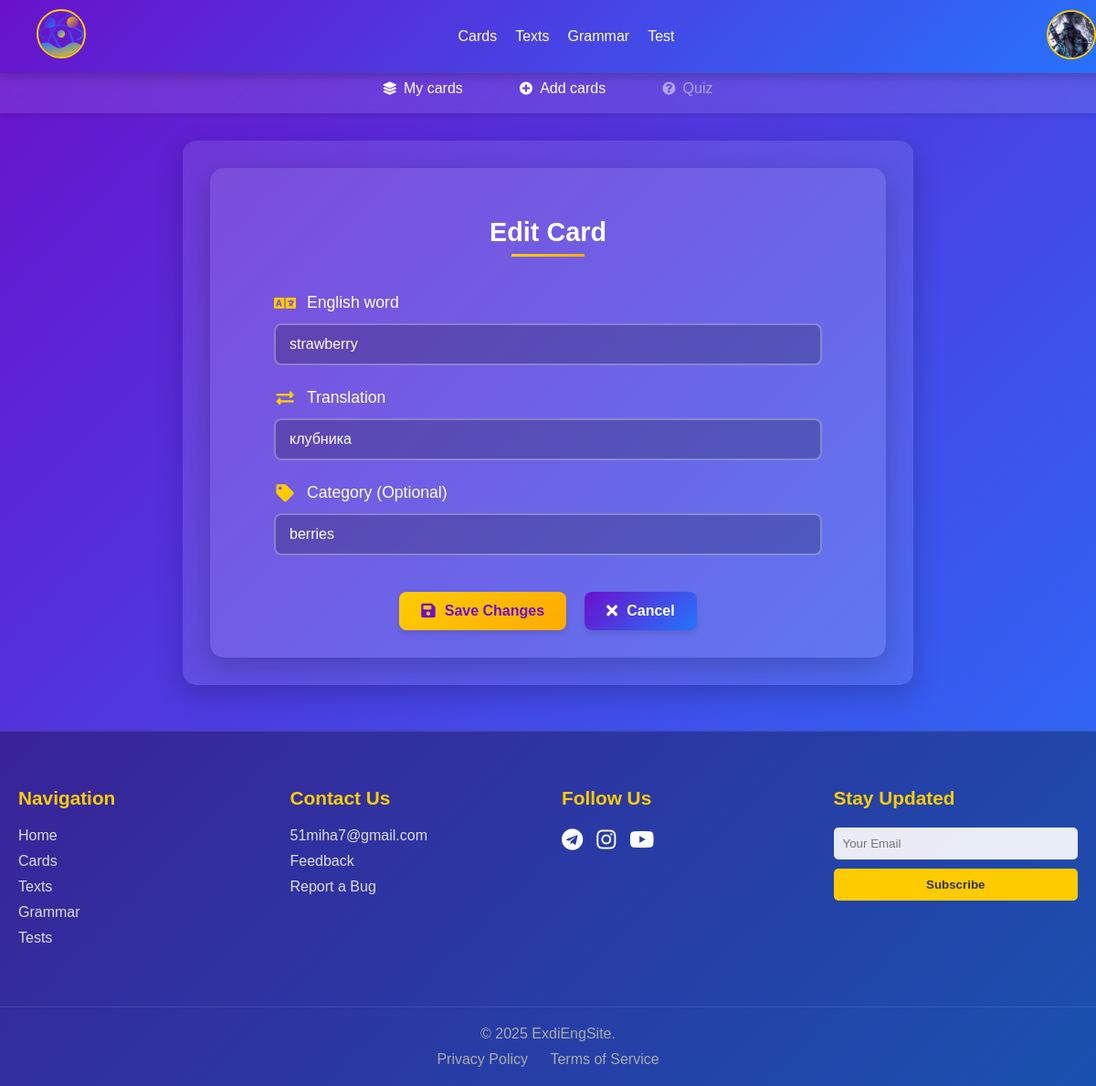
The page /cards/edit-card/38/ (signed in) on the database its author committed.
### mainpage/models.py (models this page shows, shortened)
class CustomUser(AbstractBaseUser, PermissionsMixin):
    username: models.CharField = models.CharField(
        max_length=150,
        unique=True,
        db_index=True,
        null=False
    )
    email: models.EmailField = models.EmailField(
        unique=True,
        null=False
    )
    first_name: models.CharField = models.CharField(
        max_length=30,
        blank=True,
        null=True
    )
    last_name: models.CharField = models.CharField(
        max_length=150,
        blank=True,
        null=True
    )
    is_active: models.BooleanField = models.BooleanField(
        default=True
    )
    is_staff: models.BooleanField = models.BooleanField(
        default=False
    )
    date_joined: models.DateTimeField = models.DateTimeField(
        default=timezone.now
    )
    last_login: models.DateTimeField = models.DateTimeField(
        null=True,
        blank=True
    )
    groups: models.ManyToManyField = models.ManyToManyField(
        Group,
        verbose_name='groups',
        blank=True,
        help_text='The groups this user belongs to.',
        related_name='customuser_set',
        related_query_name='customuser',
    )
    user_permissions: models.ManyToManyField = models.ManyToManyField(
        Permission,
        verbose_name='user permissions',
        blank=True,
        help_text='Specific permissions for this user.',
        related_name='customuser_set',
        related_query_name='customuser',
    )
    objects: BaseManager['CustomUser'] = CustomUserManager()
    USERNAME_FIELD: str = 'username'
    REQUIRED_FIELDS: list[str] = ['email']
    class Meta:
        verbose_name: str = 'user'
        verbose_name_plural: str = 'users'

### profilepage/models.py (models this page shows, shortened)
class Profile(models.Model):
    user: models.OneToOneField[UserModel] = models.OneToOneField(
        settings.AUTH_USER_MODEL,
        on_delete=models.CASCADE,
        related_name='profile'
    )
    username: models.CharField = models.CharField(
        max_length=150,
        verbose_name='Username'
    )
    email: models.EmailField = models.EmailField(
        verbose_name='Email'
    )
    first_name: models.CharField = models.CharField(
        max_length=30,
        verbose_name='First Name'
    )
    last_name: models.CharField = models.CharField(
        max_length=150,
        verbose_name='Last Name'
    )
    words_learned: models.PositiveIntegerField = models.PositiveIntegerField(
        default=0,
        verbose_name='Words Learned'
    )
    texts_read: models.PositiveIntegerField = models.PositiveIntegerField(
        default=0,
        verbose_name='Texts Read'
    )
    tests_completed: models.PositiveIntegerField = models.PositiveIntegerField(
        default=0,
        verbose_name='Tests Completed'
    )
    streak: models.PositiveIntegerField = models.PositiveIntegerField(
        default=0,
        verbose_name='Current Streak'
    )
    friends_count: models.PositiveIntegerField = models.PositiveIntegerField(
        default=0,
        verbose_name='Friends Count'
    )
    followers_count: models.PositiveIntegerField = models.PositiveIntegerField(
        default=0,
        verbose_name='Followers Count'
    )
    avatar: models.ImageField = models.ImageField(
        upload_to=avatar_upload_path,
        default='avatars/default_user.png',
        verbose_name='Avatar'
    )
    birth_date: models.DateField = models.DateField(
        null=True,
        blank=True,
        verbose_name='Birth Date'
    )
    study_start_date: models.DateField = models.DateField(
        auto_now_add=True,
        verbose_name='Study Start Date',
        blank=True
    )
    hide_first_name: models.BooleanField = models.BooleanField(
        default=False,
        verbose_name='Hide First Name'
    )
    hide_last_name: models.BooleanField = models.BooleanField(
        default=False,
        verbose_name='Hide Last Name'
    )
    hide_birth_date: models.BooleanField = models.BooleanField(
        default=False,
        verbose_name='Hide Birth Date'
    )
    bio: models.TextField = models.TextField(
        max_length=500,
        blank=True,
        verbose_name='Biography'
    )
    website: models.URLField = models.URLField(
        blank=True,
        verbose_name='Website'
    )
    location: models.CharField = models.CharField(
        max_length=100,
        blank=True,
        verbose_name='Location'
    )
    objects: models.Manager['Profile']

### cardspage/models.py (models this page shows, shortened)
class Card(models.Model):
    user: models.ForeignKey[CustomUser] = models.ForeignKey(
        CustomUser,
        on_delete=models.CASCADE
    )
    user_card_id: models.PositiveIntegerField = models.PositiveIntegerField(
        default=0
    )
    english_word: models.CharField = models.CharField(
        max_length=100
    )
    native_translation: models.CharField = models.CharField(
        max_length=100
    )
    category: models.CharField = models.CharField(
        max_length=50,
        blank=True,
        null=True
    )
    created_at: models.DateTimeField = models.DateTimeField(
        auto_now_add=True
    )
    objects: BaseManager['Card']
    class Meta:
        unique_together: Tuple[str, str] = ('user', 'user_card_id')

### cardspage/views.py (the view)
# urls.py: path('edit-card/<int:user_card_id>/', views.edit_card, name='edit_card'),
@login_required
def edit_card(request: HttpRequest, user_card_id: int) -> HttpResponse:
    card = get_object_or_404(Card, user=request.user, user_card_id=user_card_id)
    form = CardForm(request.POST or None, instance=card)
    if request.method == 'POST' and form.is_valid():
        CardCRUDService.update_card(form)
        return redirect('my_cards')
    return render(request, 'cardspage/edit_card.html', {'form': form, 'card': card})

### cardspage/forms.py
class CardForm(BaseCardForm):
    pass

### cardspage/forms.py (called while the page is built)
    def _add_form_control_class(self: T) -> None:
        for field in self.fields.values():
            field.widget.attrs['class'] = 'form-control'

    def _set_placeholders(self: T) -> None:
        for field_name, placeholder in self.PLACEHOLDERS.items():
            if field_name in self.fields:
                self.fields[field_name].widget.attrs['placeholder'] = placeholder

### cardspage/templates/cardspage/edit_card.html (shortened to what this page needs)
{% extends 'cardspage/cards_base.html' %}
{% load static %}
{% block extra_css %}
<link rel="stylesheet" href="{% static 'style/navbar.css' %}">
    <link rel="stylesheet" href="{% static 'style/cards.css' %}">
    <link rel="stylesheet" href="{% static 'style/edit_cards.css' %}">
    <link rel="stylesheet" href="https://cdnjs.cloudflare.com/ajax/libs/font-awesome/5.15.4/css/all.min.css">
{% endblock %}
{% block content %}
{% include 'mainpage/navbar.html' %}
<div class="secondary-navbar">
    <div class="secondary-nav-container">
        <a href="{% url 'my_cards' %}" class="secondary-nav-link">
            <i class="fas fa-layer-group"></i> My cards
        </a>
        <a href="{% url 'add_cards' %}" class="secondary-nav-link">
            <i class="fas fa-plus-circle"></i> Add cards
        </a>
        <a href="#" class="secondary-nav-link disabled">
            <i class="fas fa-question-circle"></i> Quiz
        </a>
    </div>
</div>
<div class="main-container">
    <div class="cards-content-wrapper">
        <h2 class="section-title">Edit Card</h2>
        <form method="post" class="card-form">
            <div class="form-group">
                <label for="id_english_word">
                    <i class="fas fa-language"></i> English word
                </label>
                {{ form.english_word }}
            </div>
            <div class="form-group">
                <label for="id_native_translation">
                    <i class="fas fa-exchange-alt"></i> Translation
                </label>
                {{ form.native_translation }}
            </div>
            <div class="form-group">
                <label for="id_category">
                    <i class="fas fa-tag"></i> Category (Optional)
                </label>
                {{ form.category }}
            </div>
            <div class="form-actions">
                <button type="submit" class="cta-button primary">
                    <i class="fas fa-save"></i> Save Changes
                </button>
                <a href="{% url 'my_cards' %}" class="cta-button secondary">
                    <i class="fas fa-times"></i> Cancel
                </a>
            </div>
        </form>
    </div>
</div>
{% include 'mainpage/footer.html' %}
{% endblock %}

### mainpage/templates/mainpage/navbar.html (shortened to what this page needs)
{% load static %}
<nav class="navbar">
    <div class="navbar-container">
        <div class="navbar-logo">
            <a href="{% url 'home' %}"><img src="{% static 'favicon/logo.svg' %}" id="logo-img"></a>
        </div>
        <div class="navbar-links">
            <a href="{% url 'my_cards' %}" class="navbar-link">Cards</a>
            <a href="#" class="navbar-link">Texts</a>
            <a href="#" class="navbar-link">Grammar</a>
            <a href="#" class="navbar-link">Test</a>
        </div>
        <div class="navbar-auth">
            {% if user.is_authenticated %}
                <div class="avatar-dropdown" id="avatarDropdown">
                    <img src="{{ user.profile.avatar.url }}" alt="User Avatar" class="avatar-img" id="avatar-img">
                </div>
            {% else %}
                <div class="navbar-auth-buttons">
                    <a href="{% url 'login' %}" class="navbar-button">Log In</a>
                    <a href="#" class="settings-icon">⚙️</a>
                </div>
            {% endif %}
        </div>
    </div>
</nav>

### mainpage/static/style/navbar.css (style rules this page uses)
html, body { margin: 0; padding: 0; width: 100%; height: 100%; }
.navbar { background: linear-gradient(135deg, #6a11cb, #2575fc); padding: 10px 20px; box-shadow: 0 4px 10px rgba(0, 0, 0, 0.2); width: 100%; position: fixed; top: 0; left: 0; z-index: 1000; }
.navbar-container { display: flex; justify-content: space-between; align-items: center; max-width: 1200px; margin: 0 auto; padding: 0 20px; }
.navbar-logo a { color: white; font-size: 1.5rem; font-weight: bold; text-decoration: none; }
.navbar-links { display: flex; gap: 20px; }
.navbar-link { color: white; text-decoration: none; font-size: 1rem; font-weight: 500; transition: color 0.3s ease; }
.navbar-auth { display: flex; align-items: center; gap: 10px; }
.avatar-dropdown { position: relative; cursor: pointer; }
#avatar-img, #logo-img { width: 50px; height: 50px; border-radius: 50%; object-fit: cover; border: 2px solid #ffcc00; transition: transform 0.3s ease; }

### cardspage/static/style/cards.css (style rules this page uses)
body { margin: 0; padding: 0; font-family: 'Poppins', sans-serif; background: linear-gradient(135deg, #6a11cb, #2575fc); background-attachment: fixed; background-size: cover; color: white; overflow-x: hidden; min-height: 100vh; }
.main-container { max-width: 1110px; margin: 20px auto; padding: 20px; }
.secondary-navbar { background: rgba(255, 255, 255, 0.1); padding: 10px 0; margin-top: 70px; box-shadow: 0 2px 5px rgba(0, 0, 0, 0.1); backdrop-filter: blur(5px); }
.secondary-nav-container { display: flex; justify-content: center; gap: 30px; max-width: 1200px; margin: 0 auto; }
.secondary-nav-link { color: white; text-decoration: none; font-size: 1rem; font-weight: 500; padding: 8px 16px; border-radius: 5px; transition: background 0.3s ease; display: flex; align-items: center; gap: 8px; }
.secondary-nav-link.disabled { color: rgba(255, 255, 255, 0.5); cursor: not-allowed; }
.secondary-nav-link i { font-size: 0.9rem; }
.cards-content-wrapper { background: rgba(255, 255, 255, 0.1); padding: 30px; border-radius: 15px; box-shadow: 0 10px 30px rgba(0, 0, 0, 0.2); animation: fadeIn 1s ease-in-out; text-align: center; }
.card-form { margin-top: 30px; max-width: 600px; margin-left: auto; margin-right: auto; }
.form-group { margin-bottom: 25px; }
.form-group label { display: flex; align-items: center; gap: 12px; color: white; font-size: 1.1rem; margin-bottom: 12px; font-weight: 500; }
.form-group label i { color: #ffcc00; width: 24px; text-align: center; font-size: 1.2rem; }
.card-form input[type="text"], .card-form select { width: 100%; padding: 12px 15px; border: 2px solid rgba(255, 255, 255, 0.3); border-radius: 8px; background: rgba(0, 0, 0, 0.2); color: white; font-size: 1rem; transition: all 0.3s ease; font-family: 'Poppins', sans-serif; box-sizing: border-box; }
.card-form input::placeholder { color: rgba(255, 255, 255, 0.5); opacity: 1; }
.form-actions { display: flex; justify-content: center; gap: 20px; margin-top: 40px; flex-wrap: wrap; }
.cta-button { padding: 12px 24px; border: none; border-radius: 8px; font-size: 1rem; font-weight: 600; cursor: pointer; transition: all 0.3s ease; display: flex; align-items: center; gap: 10px; text-decoration: none; box-shadow: 0 4px 6px rgba(0, 0, 0, 0.1); box-sizing: border-box; }
.cta-button.primary { background: linear-gradient(135deg, #ffcc00, #ffaa00); color: #6a11cb; }
.cta-button.secondary { background: linear-gradient(135deg, #6a11cb, #2575fc); color: white; }
.cta-button i { font-size: 1.1rem; }

### rows shown on the page
CustomUser: profile.avatar (picture)
Card: english_word "strawberry", native_translation "клубника", category "berries"
